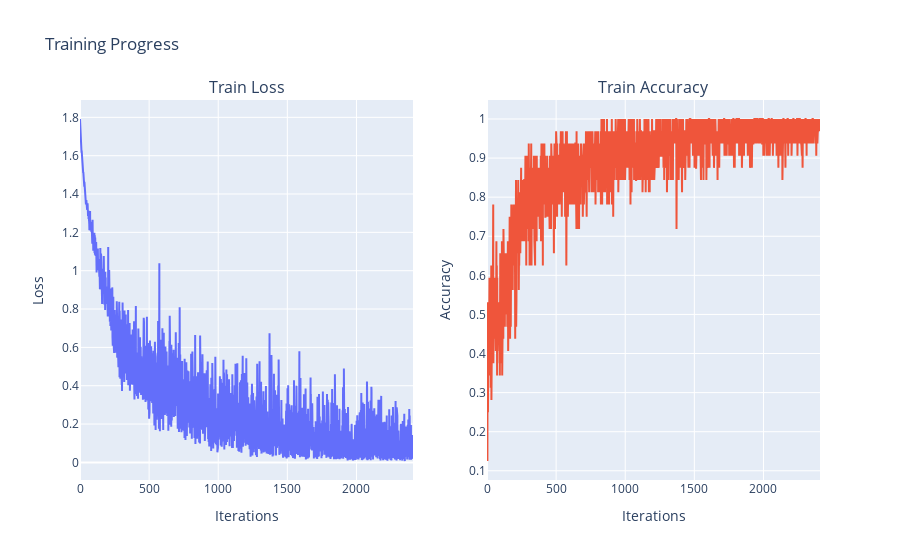

The notebook cell saved with this chart:
### Code cell
import plotly.graph_objects as go
from plotly.subplots import make_subplots

# 시각화
fig = make_subplots(rows=1, cols=2, subplot_titles=("Train Loss", "Train Accuracy"))

# Loss 그래프
fig.add_trace(
    go.Scatter(x=list(range(len(train_losses_epoch))), y=train_losses_epoch, mode='lines', name='Train Loss'),
    row=1, col=1
)
fig.update_xaxes(title_text="Iterations", row=1, col=1)
fig.update_yaxes(title_text="Loss", row=1, col=1)

# Accuracy 그래프
fig.add_trace(
    go.Scatter(x=list(range(len(train_accs_epoch))), y=train_accs_epoch, mode='lines', name='Train Accuracy'),
    row=1, col=2
)
fig.update_xaxes(title_text="Iterations", row=1, col=2)
fig.update_yaxes(title_text="Accuracy", row=1, col=2)

fig.update_layout(title="Training Progress", showlegend=False)
fig.show()

### Figure 1 — Plotly figure (JSON) as saved in the notebook; plotly's stock layout.template omitted (floating-point values rounded to 4 significant figures; data arrays with more than 128 entries replaced by an {"elided": "..."} marker saying what was removed)
{"data": [{"mode": "lines", "name": "Train Loss", "type": "scatter", "x": {"elided": "2410 int values"}, "xaxis": "x", "y": {"elided": "2410 float values"}, "yaxis": "y"}, {"mode": "lines", "name": "Train Accuracy", "type": "scatter", "x": {"elided": "2410 int values"}, "xaxis": "x2", "y": {"elided": "2410 float values"}, "yaxis": "y2"}], "layout": {"annotations": [{"font": {"size": 16}, "showarrow": false, "text": "Train Loss", "x": 0.225, "xanchor": "center", "xref": "paper", "y": 1, "yanchor": "bottom", "yref": "paper"}, {"font": {"size": 16}, "showarrow": false, "text": "Train Accuracy", "x": 0.775, "xanchor": "center", "xref": "paper", "y": 1, "yanchor": "bottom", "yref": "paper"}], "showlegend": false, "title": {"text": "Training Progress"}, "xaxis": {"anchor": "y", "domain": [0, 0.45], "title": {"text": "Iterations"}}, "xaxis2": {"anchor": "y2", "domain": [0.55, 1], "title": {"text": "Iterations"}}, "yaxis": {"anchor": "x", "domain": [0, 1], "title": {"text": "Loss"}}, "yaxis2": {"anchor": "x2", "domain": [0, 1], "title": {"text": "Accuracy"}}}}
